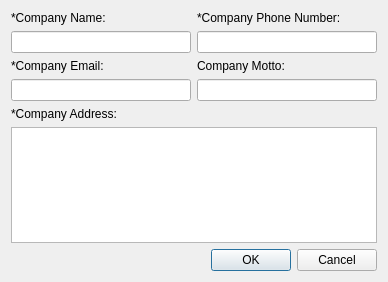
<?xml version="1.0" encoding="UTF-8"?>
<ui version="4.0">
 <class>Dialog</class>
 <widget class="QDialog" name="Dialog">
  <property name="geometry">
   <rect>
    <x>0</x>
    <y>0</y>
    <width>388</width>
    <height>282</height>
   </rect>
  </property>
  <property name="windowTitle">
   <string>Set Company</string>
  </property>
  <layout class="QGridLayout" name="gridLayout">
   <item row="1" column="1">
    <widget class="QLineEdit" name="phoneLineEdit"/>
   </item>
   <item row="3" column="0">
    <widget class="QLineEdit" name="emailLineEdit"/>
   </item>
   <item row="1" column="0">
    <widget class="QLineEdit" name="nameLineEdit"/>
   </item>
   <item row="0" column="0">
    <widget class="QLabel" name="label">
     <property name="text">
      <string>*Company Name:</string>
     </property>
    </widget>
   </item>
   <item row="3" column="1">
    <widget class="QLineEdit" name="mottoLineEdit"/>
   </item>
   <item row="5" column="0" colspan="2">
    <widget class="QPlainTextEdit" name="addressPlainTextEdit"/>
   </item>
   <item row="6" column="0" colspan="2">
    <widget class="QDialogButtonBox" name="buttonBox">
     <property name="orientation">
      <enum>Qt::Horizontal</enum>
     </property>
     <property name="standardButtons">
      <set>QDialogButtonBox::Cancel|QDialogButtonBox::Ok</set>
     </property>
    </widget>
   </item>
   <item row="2" column="1">
    <widget class="QLabel" name="label_4">
     <property name="text">
      <string>Company Motto:</string>
     </property>
    </widget>
   </item>
   <item row="0" column="1">
    <widget class="QLabel" name="label_2">
     <property name="text">
      <string>*Company Phone Number:</string>
     </property>
    </widget>
   </item>
   <item row="2" column="0">
    <widget class="QLabel" name="label_3">
     <property name="text">
      <string>*Company Email:</string>
     </property>
    </widget>
   </item>
   <item row="4" column="0">
    <widget class="QLabel" name="label_5">
     <property name="text">
      <string>*Company Address:</string>
     </property>
    </widget>
   </item>
  </layout>
 </widget>
 <tabstops>
  <tabstop>nameLineEdit</tabstop>
  <tabstop>phoneLineEdit</tabstop>
  <tabstop>emailLineEdit</tabstop>
  <tabstop>mottoLineEdit</tabstop>
  <tabstop>addressPlainTextEdit</tabstop>
 </tabstops>
 <resources/>
 <connections>
  <connection>
   <sender>buttonBox</sender>
   <signal>accepted()</signal>
   <receiver>Dialog</receiver>
   <slot>accept()</slot>
   <hints>
    <hint type="sourcelabel">
     <x>248</x>
     <y>254</y>
    </hint>
    <hint type="destinationlabel">
     <x>157</x>
     <y>274</y>
    </hint>
   </hints>
  </connection>
  <connection>
   <sender>buttonBox</sender>
   <signal>rejected()</signal>
   <receiver>Dialog</receiver>
   <slot>reject()</slot>
   <hints>
    <hint type="sourcelabel">
     <x>316</x>
     <y>260</y>
    </hint>
    <hint type="destinationlabel">
     <x>286</x>
     <y>274</y>
    </hint>
   </hints>
  </connection>
 </connections>
</ui>
